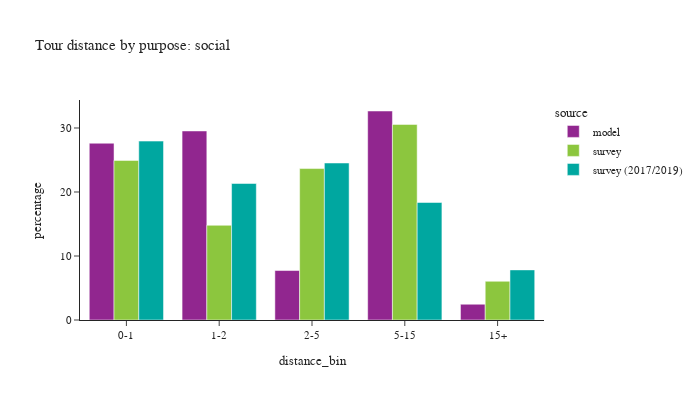

Notebook code for this chart:
### Code cell
plot_bins(tour, tour['pdpurp'] == 7, 'social')

### Figure 1 — Plotly figure (JSON) as saved in the notebook; plotly's stock layout.template omitted (floating-point values rounded to 4 significant figures)
{"data": [{"alignmentgroup": "True", "customdata": [[398262], [425894], [111465], [470866], [35504]], "hovertemplate": "source=model<br>distance_bin=%{x}<br>percentage=%{y}<br>sample count=%{customdata[0]}<extra></extra>", "legendgroup": "model", "marker": {"color": "#91268F", "pattern": {"shape": ""}}, "name": "model", "offsetgroup": "model", "orientation": "v", "showlegend": true, "textposition": "auto", "type": "bar", "x": ["0-1", "1-2", "2-5", "5-15", "15+"], "xaxis": "x", "y": [27.62, 29.54, 7.73, 32.65, 2.462], "yaxis": "y"}, {"alignmentgroup": "True", "customdata": [[1014], [544], [663], [577], [203]], "hovertemplate": "source=survey<br>distance_bin=%{x}<br>percentage=%{y}<br>sample count=%{customdata[0]}<extra></extra>", "legendgroup": "survey", "marker": {"color": "#8CC63E", "pattern": {"shape": ""}}, "name": "survey", "offsetgroup": "survey", "orientation": "v", "showlegend": true, "textposition": "auto", "type": "bar", "x": ["0-1", "1-2", "2-5", "5-15", "15+"], "xaxis": "x", "y": [24.93, 14.8, 23.66, 30.56, 6.05], "yaxis": "y"}, {"alignmentgroup": "True", "customdata": [[1720], [821], [1049], [731], [253]], "hovertemplate": "source=survey (2017/2019)<br>distance_bin=%{x}<br>percentage=%{y}<br>sample count=%{customdata[0]}<extra></extra>", "legendgroup": "survey (2017/2019)", "marker": {"color": "#00A7A0", "pattern": {"shape": ""}}, "name": "survey (2017/2019)", "offsetgroup": "survey (2017/2019)", "orientation": "v", "showlegend": true, "textposition": "auto", "type": "bar", "x": ["0-1", "1-2", "2-5", "5-15", "15+"], "xaxis": "x", "y": [27.95, 21.33, 24.53, 18.36, 7.829], "yaxis": "y"}], "layout": {"barmode": "group", "font": {"size": 11}, "height": 400, "legend": {"title": {"text": "source"}, "tracegroupgap": 0}, "title": {"text": "Tour distance by purpose: social"}, "width": 700, "xaxis": {"anchor": "y", "domain": [0.0, 1.0], "title": {"text": "distance_bin"}}, "yaxis": {"anchor": "x", "domain": [0.0, 1.0], "title": {"text": "percentage"}}}}
